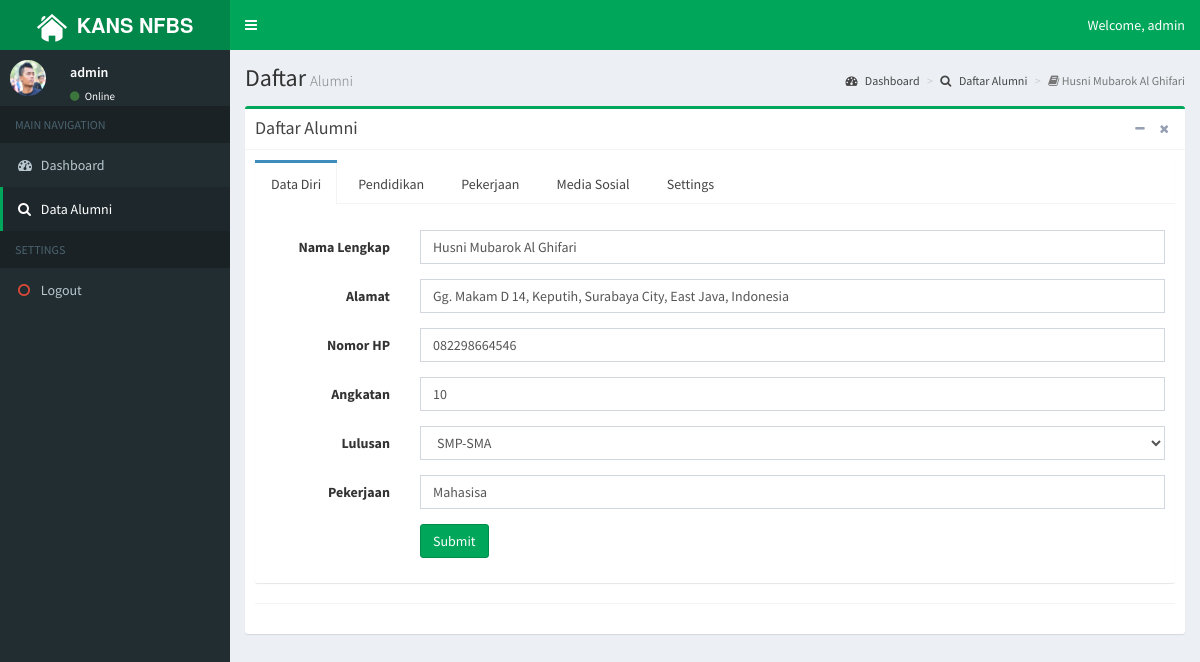
Page /view/admin/detailPage.php?id=husni@gmail.com (signed in) on the committed database.
### tables this page shows
CREATE TABLE `datadiri_alumni` (
  `email` varchar(30) NOT NULL,
  `nama` varchar(50) NOT NULL,
  `image` varchar(50) NOT NULL,
  `alamat` varchar(100) NOT NULL,
  `noHP` varchar(12) NOT NULL,
  `angkatan` varchar(2) NOT NULL,
  `lulusan` varchar(10) NOT NULL,
  `pekerjaan` varchar(30) NOT NULL
);

### controller/admin/detail.php (called while the page is built, shortened)
<?php
include '../../database/connect.php';
$email= $_GET['id'];
$sql = "SELECT
				datadiri_alumni.email, datadiri_alumni.nama, datadiri_alumni.alamat, datadiri_alumni.noHP, datadiri_alumni.angkatan, datadiri_alumni.lulusan, datadiri_alumni.pekerjaan, datadiri_alumni.image,
				pendidikan_alumni.strata, pendidikan_alumni.universitas, pendidikan_alumni.fakultas, pendidikan_alumni.jurusan, pendidikan_alumni.tahunMasuk,
				pekerjaan_alumni.namaPerusahaan, pekerjaan_alumni.jenisPerusahaan, pekerjaan_alumni.divisiPerusahaan, pekerjaan_alumni.tahunBekerja,
				mediasosial_alumni.facebook, mediasosial_alumni.twitter, mediasosial_alumni.lineid,  mediasosial_alumni.instagram, mediasosial_alumni.whatsapp,  mediasosial_alumni.linkedin
			FROM user, datadiri_alumni, pendidikan_alumni, pekerjaan_alumni, mediasosial_alumni
			where
			datadiri_alumni.email = user.email AND
			pendidikan_alumni.email=user.email AND
			pekerjaan_alumni.email=user.email AND
			mediasosial_alumni.email=user.email AND
			user.email = '$email'";
	$result = mysqli_query($conn, $sql);
	if ($data = mysqli_fetch_array ($result)) {
		$name = $data[1];
		$alamat = $data[2];
		$noHP = $data[3];
		$angkatan = $data[4];
		$lulusan = $data[5];
		$pekerjaan = $data[6];
	}
	else {
	echo "data tidak ditemukan";
	}

### view/admin/detailPage.php (the view, shortened to what this page needs)
<?php
include '../../controller/admin/detail.php';
?>
<!DOCTYPE html>
<html>
<head>
  <?php
  	include "../../dist/admin/style.php"
  ?>
</head>
<body class="hold-transition skin-green sidebar-mini">
<div class="wrapper">
  <header class="main-header">
    <a href="dashboardPage.php" class="logo">
      <span class="logo-lg"><img src="../../dist/img/btnhome.png" class="img-circle" alt="Home" style="margin-right: 10px;"><b>KANS NFBS</b></span>
    </a>
    <nav class="navbar navbar-static-top">
      <a href="#" class="sidebar-toggle" data-toggle="push-menu" role="button">
      </a>
      <div class="navbar-custom-menu">
        <ul class="nav navbar-nav">
          <li class="dropdown user user-menu">
            <a href="#" class="dropdown-toggle" data-toggle="dropdown">
              <span class="hidden-xs">Welcome, <?php echo $_SESSION['name']; ?></span>
            </a>
          </li>
        </ul>
      </div>
    </nav>
  </header>
  <aside class="main-sidebar">
    <section class="sidebar">
      <div class="user-panel">
        <div class="pull-left image">
          <img src="../../dist/img/ketua.png" style="width: 36px; height: 36px; border-radius: 50%;" class="img-circle" alt="User Image">
        </div>
        <div class="pull-left info">
          <p><?php echo $_SESSION['name']; ?></p>
          <a href="#"><i class="fa fa-circle text-success"></i> Online</a>
        </div>
      </div>
      <ul class="sidebar-menu" data-widget="tree">
        <li class="header">MAIN NAVIGATION</li>
        <li><a href="dashboardPage.php"><i class="fa fa-dashboard"></i> <span>Dashboard</span></a></li>
        <li class="active"><a href="dataPage.php"><i class="fa fa-search"></i> <span>Data Alumni</span></a></li>
        <li class="header">SETTINGS</li>
        <li><a href="../../controller/logout.php" onclick='return checkLogout()'><i class="fa fa-circle-o text-red"></i> <span>Logout</span></a></li>
      </ul>
    </section>
  </aside>
  <div class="content-wrapper">
    <section class="content-header">
      <h1>Daftar<small>Alumni</small></h1>
      <ol class="breadcrumb">
        <li><a href="dashboardPage.php"><i class="fa fa-dashboard"></i> Dashboard</a></li>
        <li><a href="dataPage.php"><i class="fa fa-search"></i> Daftar Alumni</a></li>
        <li class="active"><i class="fa fa-book"></i> <?php echo $name; ?></a></li>
      </ol>
    </section>
    <section class="content">
    <div class="box box-success">
           <div class="box-header with-border">
          <h3 class="box-title">Daftar Alumni</h3>
          <div class="box-tools pull-right">
            <button type="button" class="btn btn-box-tool" data-widget="collapse" data-toggle="tooltip"
                    title="Collapse">
              <i class="fa fa-minus"></i></button>
            <button type="button" class="btn btn-box-tool" data-widget="remove" data-toggle="tooltip" title="Remove">
              <i class="fa fa-times"></i></button>
          </div>
        </div>
        <div class="box-body">
           <div class="nav-tabs-custom">
            <ul class="nav nav-tabs">
              <li class="active"><a href="#tab_1" data-toggle="tab">Data Diri</a></li>
              <li><a href="#tab_2" data-toggle="tab">Pendidikan</a></li>
              <li><a href="#tab_3" data-toggle="tab">Pekerjaan</a></li>
              <li><a href="#tab_4" data-toggle="tab">Media Sosial</a></li>
              <li><a href="#tab_5" data-toggle="tab">Settings</a></li>
            </ul>
            <div class="tab-content">
              <div class="tab-pane active" id="tab_1">
                <form class="form-horizontal" method="POST" action="../../controller/admin/editDatadiri.php">
                  <div class="form-group">
                    <div class="col-sm-10">
                    </div>
                  </div>
                  <div class="form-group">
                    <label for="inputNama" class="col-sm-2 control-label">Nama Lengkap</label>
                    <div class="col-sm-10">
                      <input type="text" class="form-control" name="inputNama" placeholder="Nama Lengkap"  value= "<?php echo $name; ?>" >
                    </div>
                  </div>
                  <div class="form-group">
                    <label for="inputAlamat" class="col-sm-2 control-label">Alamat</label>
                    <div class="col-sm-10">
                       <input type="text" class="form-control" name="inputAlamat" id="autocomplete" placeholder="Alamat Lengkap"  value= "<?php echo $alamat; ?>" >
                    </div>
                  </div>
                  <div class="form-group">
                    <label for="inputNoHP" class="col-sm-2 control-label">Nomor HP</label>
                    <div class="col-sm-10">
                      <input type="text" class="form-control" name="inputNoHP" placeholder="NoHP"  value= "<?php echo $noHP; ?>" >
                    </div>
                  </div>
                  <div class="form-group">
                    <label for="inputAngkatan" class="col-sm-2 control-label">Angkatan</label>
                    <div class="col-sm-10">
                      <input type="text" class="form-control" name="inputAngkatan" placeholder="Angkatan (Angka)"  value="<?php echo $angkatan; ?>" >
                    </div>
                  </div>
                  <div class="form-group">
                    <label for="inputLulusan" class="col-sm-2 control-label">Lulusan</label>
                    <div class="col-sm-10">
                        <select class="form-control select2" name="inputLulusan" style="width: 100%;">
                            <option selected="selected"><?php echo $lulusan; ?></option>
                      </select>
                    </div>
                  </div>
                  <div class="form-group">
                    <label for="inputPekerjaan" class="col-sm-2 control-label">Pekerjaan</label>
                    <div class="col-sm-10">
                      <input type="text" class="form-control" name="inputPekerjaan" placeholder="Pekerjaan" value= "<?php echo $pekerjaan; ?>" >
                    </div>
                  </div>
                  <div class="form-group">
                    <div class="col-sm-offset-2 col-sm-10">
                      <button type="submit" class="btn btn-success" onclick='return checkInput()'>Submit</button>
                    </div>
                  </div>
                </form>
              </div>
            </div>
        </div>
        <div class="box-footer">
        </div>
      </div>
    </section>
  </div>
</body>
</html>

### rows in the picture
datadiri_alumni: nama "Husni Mubarok Al Ghifari", inputNama "Husni Mubarok Al Ghifari", inputAlamat "Gg. Makam D 14, Keputih, Surabaya City, East Java, Indonesia", inputNoHP "082298664546", inputAngkatan "10", inputLulusan "SMP-SMA", inputPekerjaan "Mahasisa"

### other values in the picture
$_SESSION['name'] "admin"
